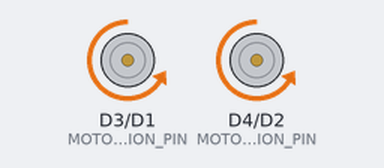
Simulated run of this sketch. Board: ESP8266 (NodeMCU). On the bench: direction and speed pins drawn as motors (green arrow = direction pin HIGH = forward, orange = LOW = backward, longer = more drive).

Above: at 1.5 s.
At 4.5 s:
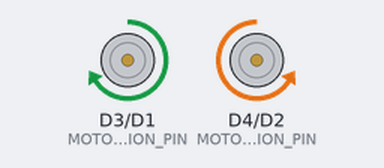
At 7.5 s:
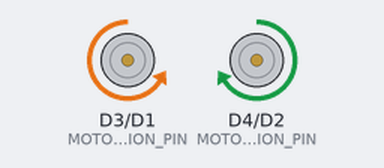
At 10.5 s:
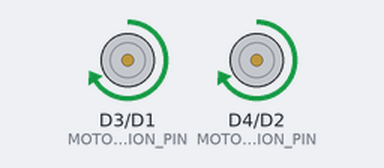
Timing chart, 0 to 15.6 s (numbered marks = the images above):
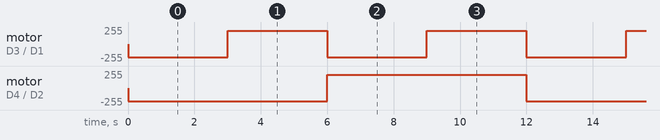

The sketch:

part2.ino
```cpp
/***
* RobotArduino - Part 2
* Description: How to control robot to go left, right, forward and backward
* Author: Nhan Nguyen
* Email: hello@fablabsaigon.org
* Version: 1.0
***/
#define MOTORA_SPEED_PIN        D1
#define MOTORA_DIRECTION_PIN    D3
#define MOTORB_SPEED_PIN        D2
#define MOTORB_DIRECTION_PIN    D4

void setup() {
    setupRobot();
}

void loop() {
    goForward(800);
    delay(3000);
    goRight(800);
    delay(3000);
    goLeft(800);
    delay(3000);
    goBackward(800);
    delay(3000);
}

/***
* Function: setupRobot()
* Arguments: None
* Return: None
* Description: Setup robot at first
***/
void setupRobot() {
    // setup motor A pins
    pinMode(MOTORA_SPEED_PIN, OUTPUT);
    pinMode(MOTORA_DIRECTION_PIN, OUTPUT);

    // setup motor B pins
    pinMode(MOTORB_SPEED_PIN, OUTPUT);
    pinMode(MOTORB_DIRECTION_PIN, OUTPUT);

    // stop robot at first
    stop();
}

/***
* Function: goForward()
* Arguments: targetSpeed (how fast the robot can run)
* Return: None
* Description: Make robot go forward
***/
void goForward(int targetSpeed) {
    if(targetSpeed >=0 and targetSpeed <= 1023) {
        digitalWrite(MOTORA_DIRECTION_PIN, 0);
        analogWrite(MOTORA_SPEED_PIN, targetSpeed);
        digitalWrite(MOTORB_DIRECTION_PIN, 0);
        analogWrite(MOTORB_SPEED_PIN, targetSpeed);
    }
}

/***
* Function: goBackward()
* Arguments: targetSpeed (how fast the robot can run)
* Return: None
* Description: Make robot go backward
***/
void goBackward(int targetSpeed) {
    if(targetSpeed >=0 and targetSpeed <= 1023) {
        digitalWrite(MOTORA_DIRECTION_PIN, 1);
        analogWrite(MOTORA_SPEED_PIN, targetSpeed);
        digitalWrite(MOTORB_DIRECTION_PIN, 1);
        analogWrite(MOTORB_SPEED_PIN, targetSpeed);
    }
}

/***
* Function: goLeft()
* Arguments: targetSpeed (how fast the robot can run)
* Return: None
* Description: Make robot go left
***/
void goLeft(int targetSpeed) {
    if(targetSpeed >=0 and targetSpeed <= 1023) {
        digitalWrite(MOTORA_DIRECTION_PIN, 0);
        analogWrite(MOTORA_SPEED_PIN, targetSpeed);
        digitalWrite(MOTORB_DIRECTION_PIN, 1);
        analogWrite(MOTORB_SPEED_PIN, targetSpeed);
    }
}

/***
* Function: goRight()
* Arguments: targetSpeed (how fast the robot can run)
* Return: None
* Description: Make robot go right
***/
void goRight(int targetSpeed) {
    if(targetSpeed >=0 and targetSpeed <= 1023) {
        digitalWrite(MOTORA_DIRECTION_PIN, 1);
        analogWrite(MOTORA_SPEED_PIN, targetSpeed);
        digitalWrite(MOTORB_DIRECTION_PIN, 0);
        analogWrite(MOTORB_SPEED_PIN, targetSpeed);
    }
}

/***
* Function: stop()
* Arguments: None
* Return: None
* Description: Stop robot
***/
void stop() {
    analogWrite(MOTORA_SPEED_PIN, 0);
    analogWrite(MOTORB_SPEED_PIN, 0);
}
```

Measured:
- by itself, motor on D3 (MOTORA_DIRECTION_PIN) / D1 (MOTORA_SPEED_PIN): alternates forward 199/255 for 3.0 s and backward 199/255 for 3.0 s
- by itself, motor on D4 (MOTORB_DIRECTION_PIN) / D2 (MOTORB_SPEED_PIN): alternates forward 199/255 for 6.0 s and backward 199/255 for 6.0 s
